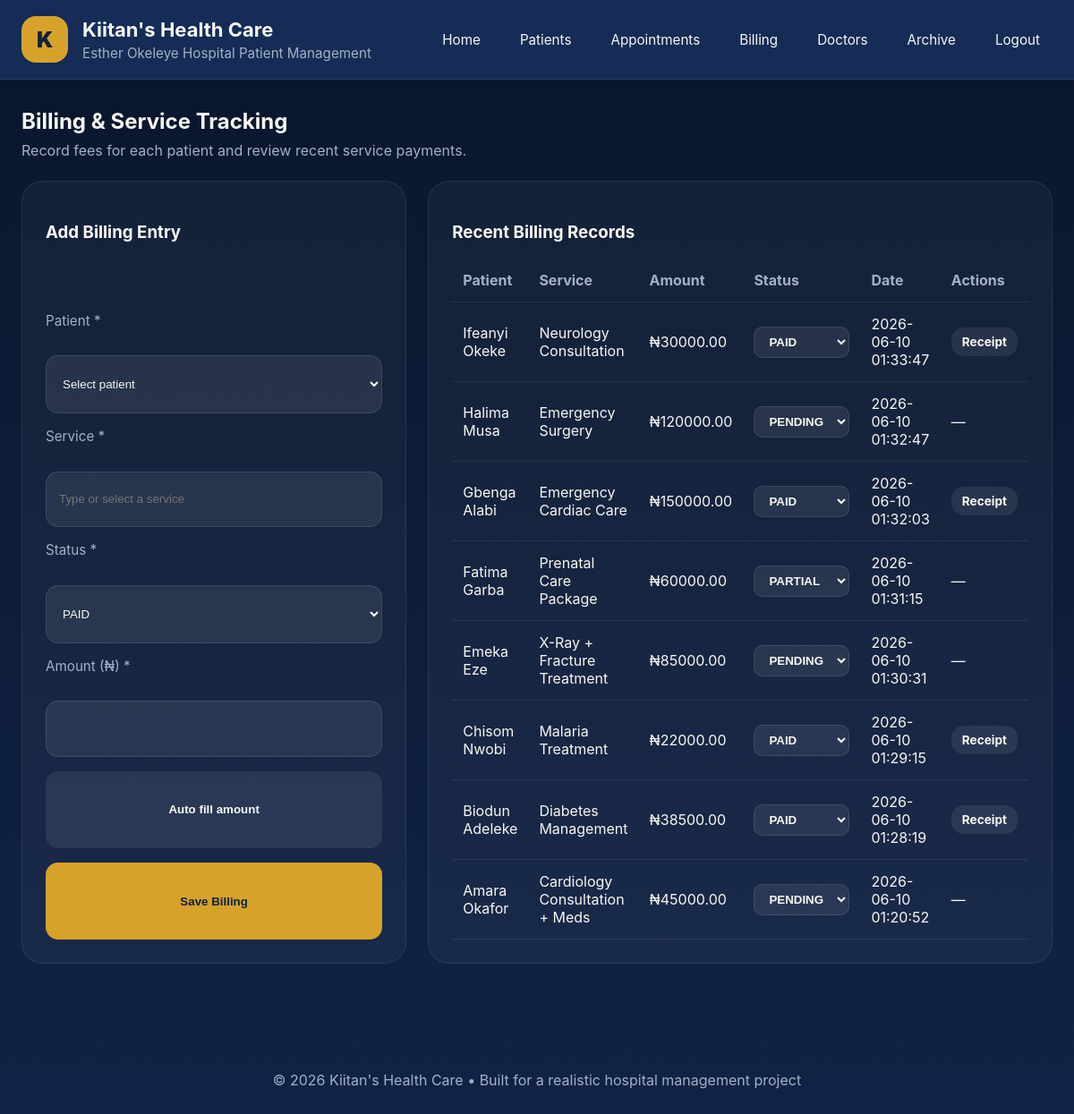
Before: /billing (signed in) with the older database file.
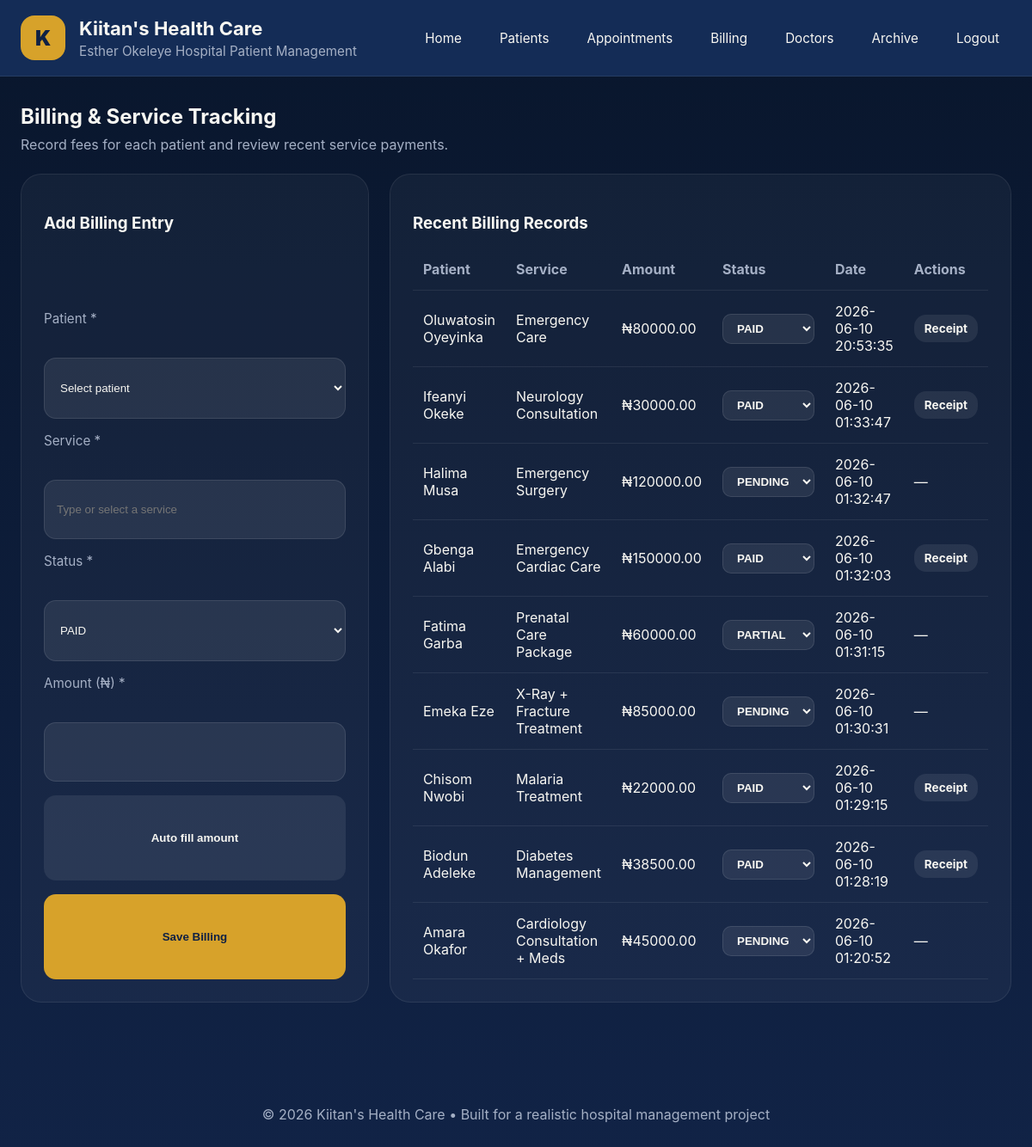
After: the same page with the newer database file.
### tables this page shows
CREATE TABLE bills (
            id INTEGER PRIMARY KEY AUTOINCREMENT,
            patient_id INTEGER NOT NULL,
            service TEXT NOT NULL,
            amount REAL NOT NULL,
            created_at TEXT NOT NULL, status TEXT NOT NULL DEFAULT 'PENDING',
            FOREIGN KEY(patient_id) REFERENCES patients(id)
        );

CREATE TABLE patients (
            id INTEGER PRIMARY KEY AUTOINCREMENT,
            first_name TEXT NOT NULL,
            last_name TEXT NOT NULL,
            age INTEGER NOT NULL,
            gender TEXT NOT NULL,
            phone TEXT NOT NULL,
            email TEXT,
            address TEXT,
            condition TEXT,
            emergency INTEGER DEFAULT 0,
            admitted_at TEXT,
            discharged INTEGER DEFAULT 0
        );

### app.py (the view, shortened to what this page needs)
@app.route("/billing", methods=["GET", "POST"])
@login_required
def billing():
    db = get_db_connection()
    patients = db.execute("SELECT id, first_name, last_name FROM patients WHERE discharged = 0").fetchall()
    bills = db.execute(
        "SELECT b.id, b.service, b.amount, b.status, b.created_at, p.first_name, p.last_name FROM bills b JOIN patients p ON b.patient_id = p.id ORDER BY b.created_at DESC"
    ).fetchall()
    return render_template("billing.html", patients=patients, bills=bills, service_costs=SERVICE_COSTS, service_statuses=SERVICE_STATUSES)

### app.py (called while the page is built)
def get_db_connection():
    db = getattr(g, "db", None)
    if db is None:
        db = sqlite3.connect(app.config["DATABASE"])
        db.row_factory = sqlite3.Row
        g.db = db
    return db

def login_required(view):
    @wraps(view)
    def wrapped_view(**kwargs):
        if not session.get("user"):
            return redirect(url_for("login"))
        return view(**kwargs)
    return wrapped_view

@app.context_processor
def inject_user():
    return {
        "logged_in": bool(session.get("user")),
        "current_user": session.get("user"),
    }

### templates/billing.html (shortened to what this page needs)
{% extends "base.html" %}
{% block content %}
<section class="section-block">
  <div class="section-intro">
    <h2>Billing & Service Tracking</h2>
    <p>Record fees for each patient and review recent service payments.</p>
  </div>
  <div class="grid-two">
    <form method="post" class="panel form-panel">
      <h3>Add Billing Entry</h3>
      <div class="form-group">
        <label>Patient *</label>
        <select name="patient_id" required>
          <option value="">Select patient</option>
        </select>
      </div>
      <div class="form-group">
        <label>Service *</label>
        <input type="text" name="service" id="service" list="service-list" placeholder="Type or select a service" required />
      </div>
      <div class="form-group">
        <label>Status *</label>
        <select name="status" required>
          {% for status in service_statuses %}
          <option value="{{ status }}">{{ status }}</option>
          {% endfor %}
        </select>
      </div>
      <div class="form-group">
        <label>Amount (₦) *</label>
        <input type="number" name="amount" id="amount" min="0" step="0.01" required />
      </div>
      <button type="button" class="button secondary full-width" id="calculateCost">Auto fill amount</button>
      <button type="submit" class="button primary full-width">Save Billing</button>
    </form>
    <div class="panel">
      <h3>Recent Billing Records</h3>
      <table>
        <thead>
          <tr>
            <th>Patient</th>
            <th>Service</th>
            <th>Amount</th>
            <th>Status</th>
            <th>Date</th>
            <th>Actions</th>
          </tr>
        </thead>
        <tbody>
          {% for bill in bills %}
          <tr>
            <td>{{ bill.first_name }} {{ bill.last_name }}</td>
            <td>{{ bill.service }}</td>
            <td>₦{{ '%.2f' | format(bill.amount) }}</td>
            <td>
              <select onchange="window.location.href='/update-bill-status/{{ bill.id }}/' + this.value" class="status-select">
                <option value="PAID" {% if bill.status == 'PAID' %}selected{% endif %}>PAID</option>
                <option value="PENDING" {% if bill.status == 'PENDING' %}selected{% endif %}>PENDING</option>
                <option value="PARTIAL" {% if bill.status == 'PARTIAL' %}selected{% endif %}>PARTIAL</option>
              </select>
            </td>
            <td>{{ bill.created_at }}</td>
            <td>
              {% if bill.status == 'PAID' %}
              <a href="{{ url_for('receipt', bill_id=bill.id) }}" class="button secondary small-button">Receipt</a>
              {% else %}
              <span class="muted">—</span>
              {% endif %}
            </td>
          </tr>
          {% endfor %}
        </tbody>
      </table>
    </div>
  </div>
</section>
{% endblock %}

### templates/base.html (shortened to what this page needs)
<!DOCTYPE html>
<html lang="en">
  <head>
    <link rel="stylesheet" href="/static/css/style.css" />
  </head>
  <body>
    <header class="site-header">
      <div class="brand-bar">
        <div class="brand-title">
          <span class="brand-mark">K</span>
          <div>
            <h1>Kiitan's Health Care</h1>
            <p>Esther Okeleye Hospital Patient Management</p>
          </div>
        </div>
        <nav>
          <a href="/">Home</a>
          <a href="/patients">Patients</a>
          <a href="/appointments">Appointments</a>
          <a href="/billing">Billing</a>
          <a href="/doctors">Doctors</a>
          <a href="/archive">Archive</a>
          {% if logged_in %}
          <a href="/logout">Logout</a>
          {% else %}
          <a href="/login">Login</a>
          {% endif %}
        </nav>
      </div>
    </header>
    <main class="page-wrap">
      {% block content %}{% endblock %}
    </main>
    <footer class="site-footer">
      <p>&copy; 2026 Kiitan's Health Care • Built for a realistic hospital management project</p>
    </footer>
  </body>
</html>

### static/css/style.css (style rules this page uses)
* { box-sizing: border-box; }
:root { --bg: #0f2144; --surface: #142c56; --surface-alt: #1e3b6d; --accent: #d7a22a; --text: #f8f7f2; --muted: #a5b0c5; --danger: #d85858; --success: #4aa96c; }
body { margin: 0; font-family: Inter, ui-sans-serif, system-ui, -apple-system, BlinkMacSystemFont, "Segoe UI", sans-serif; color: var(--text); background: linear-gradient(180deg, #09162c 0%, #112346 100%); }
.site-header { background: var(--surface); border-bottom: 1px solid rgba(255, 255, 255, 0.08); padding: 18px 24px; position: sticky; top: 0; z-index: 10; }
.brand-bar { display: flex; align-items: center; justify-content: space-between; gap: 24px; flex-wrap: wrap; }
.brand-title { display: flex; align-items: center; gap: 16px; }
.brand-mark { width: 52px; height: 52px; display: inline-flex; align-items: center; justify-content: center; background: var(--accent); color: var(--bg); font-weight: 900; font-size: 24px; border-radius: 16px; }
.brand-title h1 { margin: 0; font-size: 22px; }
.brand-title p { margin: 4px 0 0; color: var(--muted); font-size: 0.95rem; }
nav { display: flex; gap: 16px; flex-wrap: wrap; }
nav a { color: var(--text); text-decoration: none; font-size: 0.95rem; padding: 10px 14px; border-radius: 10px; transition: background 0.2s ease; }
.page-wrap { max-width: 1200px; margin: 0 auto; padding: 32px 24px 48px; }
.button { display: inline-flex; align-items: center; justify-content: center; padding: 14px 20px; border-radius: 14px; border: none; color: var(--bg); text-decoration: none; font-weight: 700; cursor: pointer; }
.button.primary { background: var(--accent); }
.button.secondary { background: rgba(255, 255, 255, 0.08); color: var(--text); }
.full-width { width: 100%; }
.section-block { margin-bottom: 32px; }
.section-intro { margin-bottom: 24px; }
.section-intro h2 { margin: 0 0 8px; }
.section-intro p { margin: 0; color: var(--muted); }
.grid-two { display: grid; grid-template-columns: 1fr 1fr; gap: 24px; }
.panel { background: rgba(255, 255, 255, 0.04); border: 1px solid rgba(255, 255, 255, 0.08); border-radius: 24px; padding: 26px; }
.form-panel { display: grid; gap: 16px; }
.form-group { display: grid; gap: 8px; }
.form-group label { font-size: 0.95rem; color: var(--muted); }
.form-group input, .form-group select, .form-group textarea { background: rgba(255, 255, 255, 0.08); border: 1px solid rgba(255, 255, 255, 0.1); border-radius: 14px; color: var(--text); padding: 12px 14px; }
table { width: 100%; border-collapse: collapse; }
table th, table td { text-align: left; padding: 14px 12px; border-bottom: 1px solid rgba(255, 255, 255, 0.08); }
table th { color: var(--muted); }
.small-button { padding: 8px 12px; font-size: 0.85rem; }
.status-select { background: rgba(255, 255, 255, 0.08); border: 1px solid rgba(255, 255, 255, 0.1); border-radius: 10px; color: var(--text); padding: 8px 12px; cursor: pointer; font-weight: 600; }
.site-footer { text-align: center; padding: 24px 16px; color: var(--muted); }

Changed rows visible on the page:
added bills: first_name "Oluwatosin", last_name "Oyeyinka", service "Emergency Care", amount "80000.00", status+id "PAID", created_at "2026-06-10 20:53:35"
